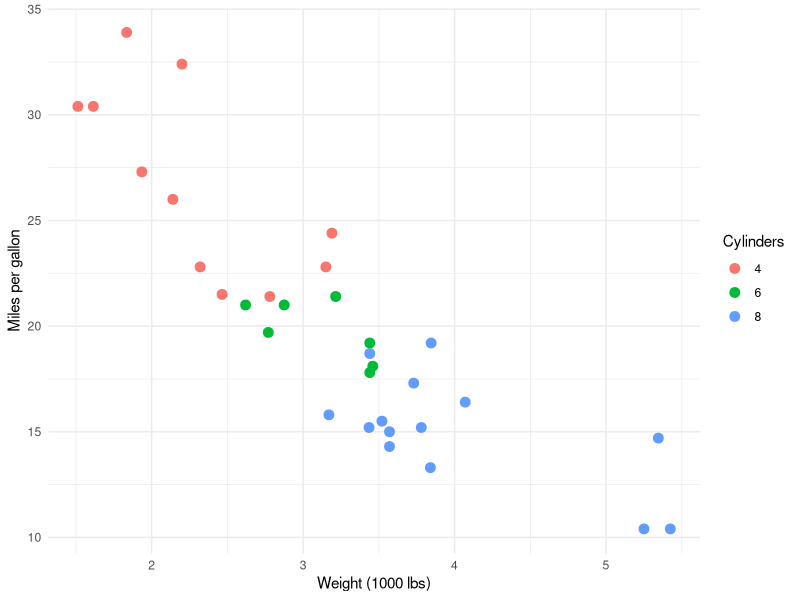
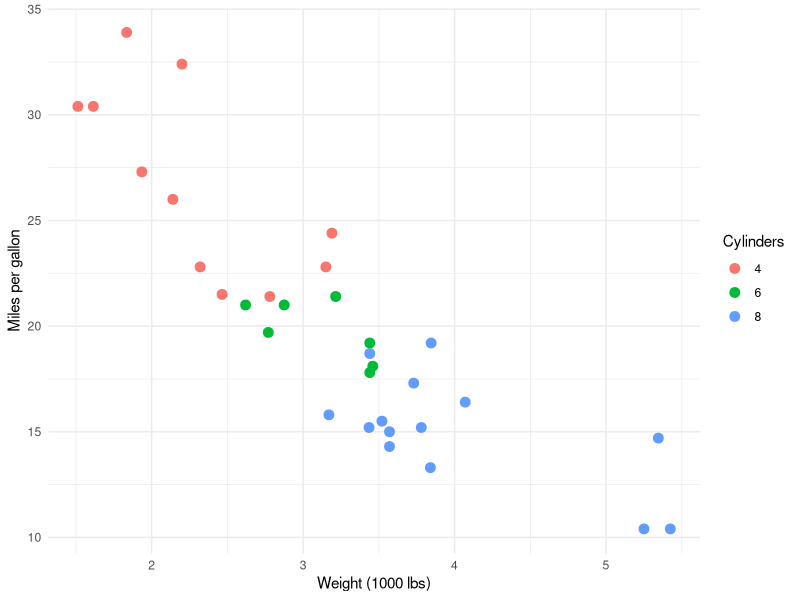

Recreate these plots in R, in order.
## ---- chunk 1
#| echo: false
#| message: false
library(ggplot2)
p <- ggplot(mtcars, aes(wt, mpg, color = factor(cyl))) +
  geom_point(size = 3) +
  labs(x = "Weight (1000 lbs)", y = "Miles per gallon", color = "Cylinders") +
  theme_minimal()
ggsave("thumbnail.png", p, width = 6, height = 4, dpi = 100)
p
